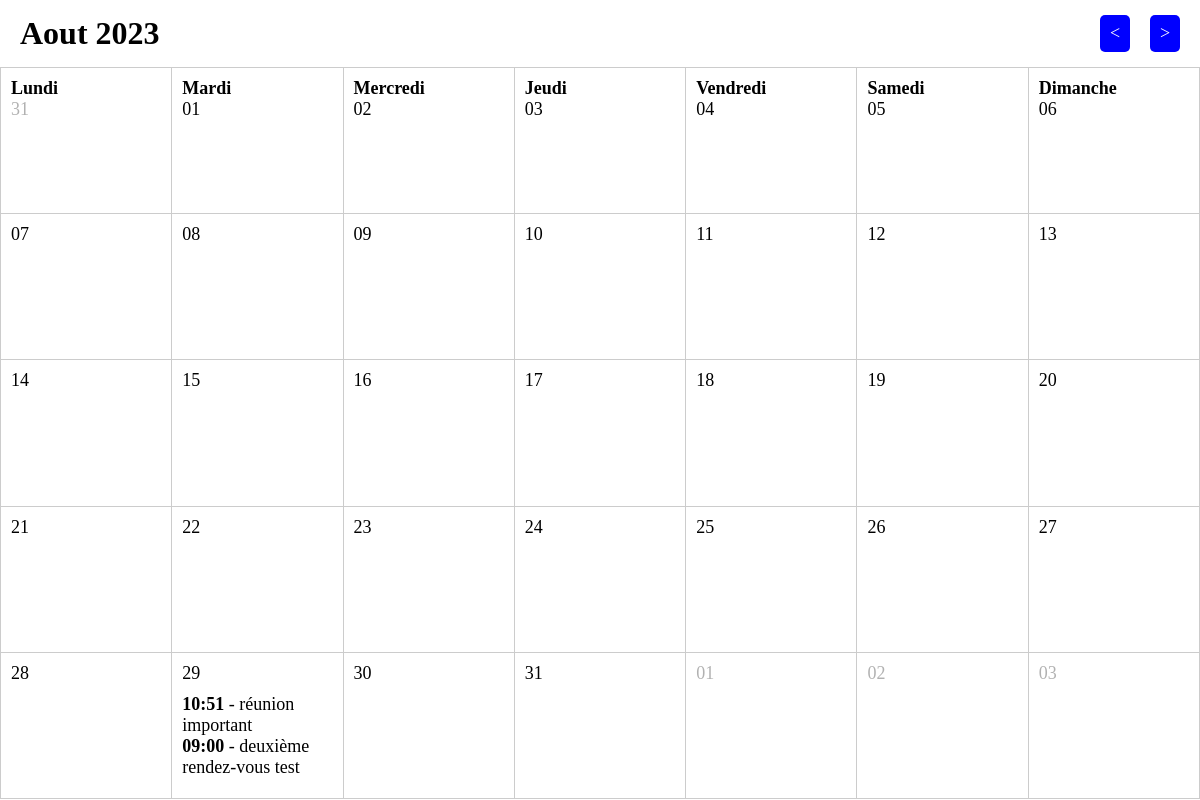
Before: / with the older database file.
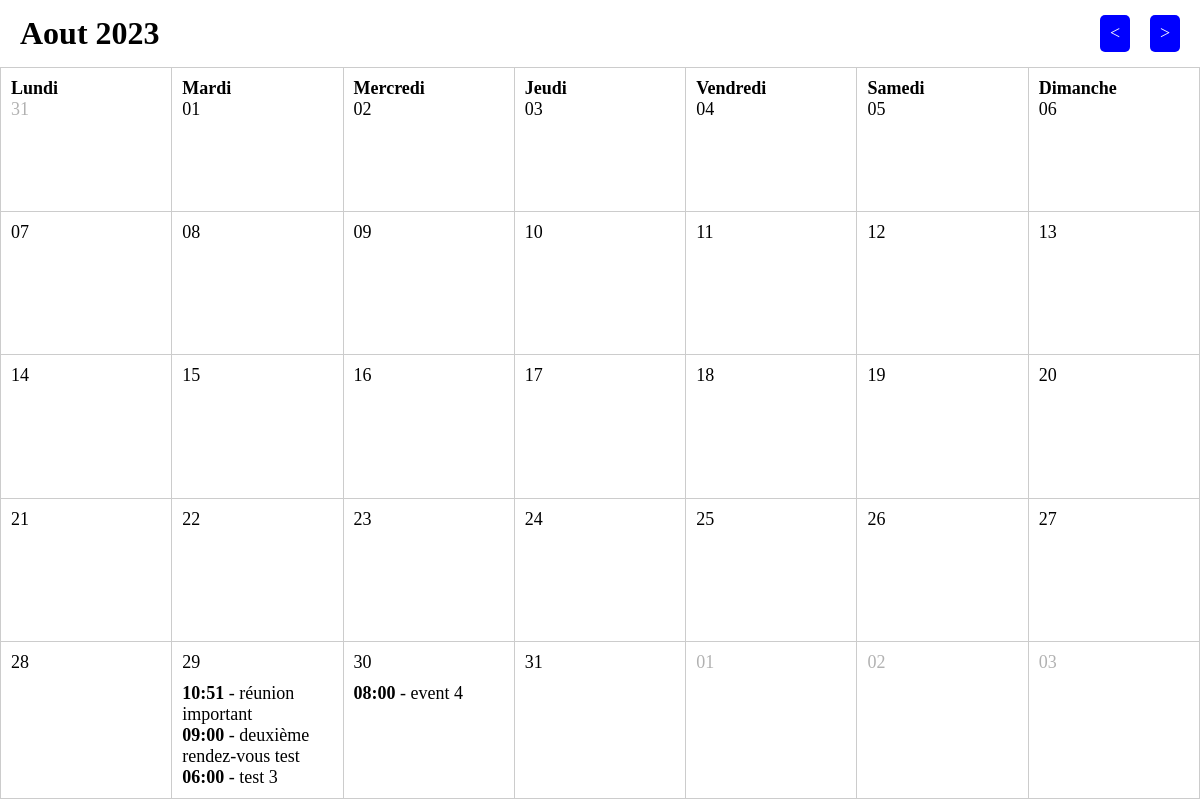
After: the same page with the newer database file.
### tables this page shows
CREATE TABLE events(
  id INTEGER NOT NULL  PRIMARY KEY AUTOINCREMENT,
  title TEXT NOT NULL,
  description TEXT NOT NULL,
  start INTERGER NOT NULL,
  end INTEGER NOT NULL
);

### src/Month.php (called while the page is built, shortened)
<?php
class Month{
  private $month;
  private $year;
  private $months = ["Janvier", "Février", "Mars", "Avril", "Mai", "Juin", "Juillet", "Aout", "Septembre", "Octobre", "Novembre", "Décembre"];
  public function __construct(?int $month = null, ?int $year = null)
  {
    if($month === null){
      $month = (int)date("m");
    }
    if($year === null){
      $year = (int)date("Y");
    }
    $this->month = $month;
    $this->year = $year;
  }
  public function toString(): string
  {
    return $this->months[$this->month - 1] . " " . $this->year;
  }
  public function getStartDay(): \DateTime
  {
    return new \DateTime("{$this->year}-{$this->month}-01");
  }
  public function getWeeks(): int
  {
    $start = $this->getStartDay();
    $end = (clone $start)->modify("+1 month -1 day");
    $nbWeeks = (int)$end->format("W") - (int)$start->format("W");
    return $nbWeeks + 1;
  }
  public function isNotSameDate(\DateTime $date): bool
  {
    return $this->getStartDay()->format("Y-m") !== $date->format("Y-m");
  }
  public function urlNextMonth(): string
  {
    $month = $this->month;
    $year = $this->year;
    $month++;
    return http_build_query(["month" => $month , "year" => $year]);
  }
  public function urlPreviousMonth(): string
  {
    $month = $this->month;
    $year = $this->year;
    $month--;
    return http_build_query(["month" => $month , "year" => $year]);
  }
}

### src/Event.php (called while the page is built, shortened)
<?php
class Event {
  private \PDO $pdo;
    public function __construct()
    {
      $pdo = new PDO("sqlite:../database/db.sqlite", null, null, [
        PDO::ATTR_ERRMODE => PDO::ERRMODE_EXCEPTION,
        PDO::ATTR_DEFAULT_FETCH_MODE => PDO::FETCH_ASSOC
      ]);
     return $this->pdo = $pdo;
    }
    private function getAllEvents(DateTime $start, DateTime $end): array
    {
      $start = $start->getTimestamp();
      $end = $end->getTimestamp();
      $query = $this->pdo->query("SELECT * FROM events WHERE start BETWEEN $start AND $end");
      return $query->fetchAll();
    }
    public function getAllEventsByDate(DateTime $start, DateTime $end): array
    {
      $events = [];
      $allEvents = $this->getAllEvents($start, $end);
      foreach($allEvents as $event){
        $dateStart = date("Y-m-d", $event["start"]);
        if(!isset($events[$dateStart])){
          $events[$dateStart] = [$event];
        }else{
          $events[$dateStart][] = $event;
        }
      }
      return $events;
    }
}

### public/index.php (the view, shortened to what this page needs)
<?php
  try {
    $initialDate = new Month($_GET["month"] ?? null, $_GET["year"] ?? null);
  } catch (\Exception $e) {
    echo $e->getMessage();
  }
  $weeks = $initialDate->getWeeks();
  $start = $initialDate->getStartDay();
  $start = $start->format("N") === "1" ? $start : $initialDate->getStartDay()->modify("last monday");
  $end = (clone $start)->modify("+" . (6 + 7 * ($weeks - 1)) . " days");
  $event = new Event();
  $eventByDate = $event->getAllEventsByDate($start, $end);
?>
<!DOCTYPE html>
<html lang="en">
<head>
  <link rel="stylesheet" href="css/app.css">
</head>
<body>
    <header>
      <h1 class="header_title"><?= $initialDate->toString() ?></h1>
      <div class="header_links">
        <a href="?<?= $initialDate->urlPreviousMonth() ?>">&lt;</a>
        <a href="?<?= $initialDate->urlNextMonth() ?>">&gt;</a>
      </div>
    </header>
  <table class="table__calendar">
    <?php for($semaine = 0; $semaine < $initialDate->getWeeks(); $semaine++): ?>
      <tr class="table__week table__<?= $initialDate->getWeeks() ?>weeks">
        <?php foreach($initialDate->days as $k => $day):
              $addDays = (clone $start)->modify("+" . $k + ($semaine * 7) . " days");
              $everyEvent = $eventByDate[$addDays->format("Y-m-d")] ?? [];
        ?>
          <td>
            <?php if($semaine === 0): ?>
              <div class="calendar__day"><?= $day ?></div>
            <?php endif ?>
            <div class="calendar_number_day <?= $initialDate->isNotSameDate($addDays) ? "calendar_not_same_date" : '' ?>"><?= $addDays->format("d"); ?></div>
            <div class="calendar__events">
              <?php foreach($everyEvent as $e): ?>
                <p><span><?= date("H:i", $e["start"]) ?></span> - <?= $e["title"] ?></p>
              <?php endforeach ?>
            </div>
          </td>
        <?php endforeach ?>
      </tr>
    <?php endfor; ?>
  </table>
</body>
</html>

### public/css/app.css (style rules this page uses)
*, *::before, *::after { margin: 0; padding: 0; box-sizing: border-box; }
header { display: flex; justify-content: space-between; margin: 15px 20px; }
.header_links { width: 80px; display: flex; align-content: center; justify-content: space-between; }
.header_links a { display: flex; justify-content: center; align-items: center; width: 30px; font-size: 18px; text-decoration: none; color: white; background-color: blue; border-radius: 5px; }
.table__calendar { width: 100%; height: calc(100vh - 68px); border-collapse: collapse; font-size: 18px; }
.table__week td { width: calc(100% / 7); height: 20%; border: #CCC solid 1px; padding: 10px; vertical-align: top; }
.calendar__day { font-weight: bold; }
.calendar_not_same_date { opacity: 0.3; }
.calendar__events { margin-top: 10px; }
.calendar__events span { font-weight: 700; }

Changed rows visible on the page:
added events: start "06:00", title "test 3", shown under "29"
added events: start "08:00", title "event 4", shown under "30"
